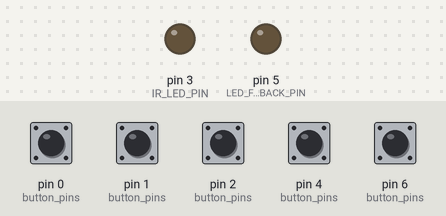
This program was run on a simulated Arduino Uno, built with avr-gcc and run on an emulated ATmega328P. On the bench: output pins drawn as LEDs (lit = HIGH). Inputs (shaded band) come from the test bench; at power-on: pin 0 (button_pins), pin 1 (button_pins), pin 2 (button_pins), pin 4 (button_pins), pin 6 (button_pins) HIGH. Sleep ends after the set time or at an interrupt.

Above: at 1.2 s.
1.3 s: pin 0 (button_pins) pulled LOW for 0.15 s
Timing chart, 0 to 4.3 s (numbered marks = the images above; inputs shaded):
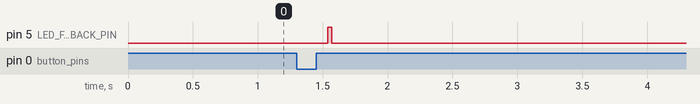

The program:

main.cpp
```cpp
#include <Arduino.h>
#define DISABLE_CODE_FOR_RECEIVER
#define SEND_PWM_BY_TIMER
#define IR_USE_AVR_TIMER2
#include <IRremote.hpp>
#include <TimerOne.h>
#include <avr/power.h>
#include <avr/sleep.h>

#define IR_LED_PIN (PD3)
#define LED_FEEDBACK_PIN (PD5)
#define TICK_INTERVAL (30000)
#define IDLE_TICKS_TIMEOUT (5)

/*
PWR   - PD0
CH+   - PD1
CH-   - PD2
VOL-  - PD4
VOL+  - PD6
*/

namespace Buttons
{
  enum
  {
    BTN_PWR,
    CH_PLUS,
    CH_MINUS,
    VOL_MINUS,
    VOL_PLUS,
    COUNT_
  };
}

typedef void (*SendFunc)(uint16_t, uint16_t);

struct ButtonHandler
{
  SendFunc send;
  uint16_t addr;
  uint16_t cmd;
};

void send_rc5(uint16_t addr, uint16_t cmd)
{
  IrSender.sendRC5((uint8_t)addr, (uint8_t)cmd, 0);
}

void send_samsung(uint16_t addr, uint16_t cmd)
{
  IrSender.sendSamsung(addr, cmd, 0);
}

volatile uint8_t button_pins[Buttons::COUNT_] = {PD0, PD1, PD2, PD4, PD6};
volatile uint8_t buttons_prev_state[Buttons::COUNT_] = {1, 1, 1, 1, 1};
volatile uint8_t buttons_state[Buttons::COUNT_] = {1, 1, 1, 1, 1};
volatile uint8_t tick = 0;
volatile uint8_t ticks_since_last_event = 0;
ButtonHandler button_handlers[Buttons::COUNT_] = {
    {send_samsung, 0x707, 0x2},
    {send_rc5, 0xE, 0x3C},
    {send_rc5, 0xE, 0x11},
    {send_rc5, 0xE, 0x13},
    {send_rc5, 0xE, 0x12},
};

void inc_tick()
{
  tick++;
  ticks_since_last_event++;
}

void setup()
{
  // disable ADC
  ADCSRA = 0;

  // turn off various modules
  power_all_disable();

  // but enable the necessary ones
  power_timer0_enable();
  power_timer1_enable();
  power_timer2_enable();

  // set input with pull-up for all ports
  DDRB = 0;
  DDRC = 0;
  DDRD = 0;
  PORTB = 255;
  PORTC = 255;
  PORTD = 255;

  // IR Led pin should be OUTPUT
  pinMode(IR_LED_PIN, OUTPUT);
  digitalWrite(IR_LED_PIN, LOW);

  // Feedback pin is OUTPUT as well
  pinMode(LED_FEEDBACK_PIN, OUTPUT);
  digitalWrite(LED_FEEDBACK_PIN, LOW);

  // enable interrupts for PD
  PCICR |= 0b00000100;

  // enable interrupts for D0, D1, D2, D4, D6
  PCMSK2 |= 0b01010111;

  IrSender.begin(true, LED_FEEDBACK_PIN);
  Timer1.initialize(TICK_INTERVAL);
  Timer1.attachInterrupt(inc_tick);
}

void power_down()
{
  set_sleep_mode(SLEEP_MODE_PWR_DOWN);
  cli();
  sleep_enable();
  sleep_bod_disable();
  sei();
  sleep_cpu();
}

void idle()
{
  set_sleep_mode(SLEEP_MODE_IDLE);
  cli();
  sleep_enable();
  sleep_bod_disable();
  sei();
  sleep_cpu();
}

void read_pins()
{
  for (uint8_t i = 0; i < Buttons::COUNT_; i++)
  {
    buttons_state[i] = digitalRead(button_pins[i]);
  }
}

void update_previous_state()
{
  for (uint8_t i = 0; i < Buttons::COUNT_; i++)
  {
    buttons_prev_state[i] = buttons_state[i];
  }
}

uint8_t get_released_button()
{
  for (uint8_t i = 0; i < Buttons::COUNT_; i++)
  {
    if (buttons_prev_state[i] == 0 && buttons_state[i] == 1)
    {
      return i;
    }
  }
  return Buttons::COUNT_;
}

void loop()
{
  if (tick)
  {
    cli();
    tick = 0;
    read_pins();
    uint8_t button_pressed = get_released_button();
    update_previous_state();
    digitalWrite(LED_FEEDBACK_PIN, LOW);
    if (button_pressed != Buttons::COUNT_)
    {
      sei();
      Timer1.stop();
      ButtonHandler *handler_ptr = &button_handlers[button_pressed];
      handler_ptr->send(handler_ptr->addr, handler_ptr->cmd);
      ticks_since_last_event = 0;
      digitalWrite(LED_FEEDBACK_PIN, HIGH);
      Timer1.start();
    }
    sei();
    if (ticks_since_last_event >= IDLE_TICKS_TIMEOUT)
    {
      power_down();
    }
  }
  idle();
}

EMPTY_INTERRUPT(PCINT2_vect);
```

Measured:
- after the input at 1.3 s, pin 5 (LED_FEEDBACK_PIN): LOW → HIGH after 0.24 s, → LOW 0.03 s later
